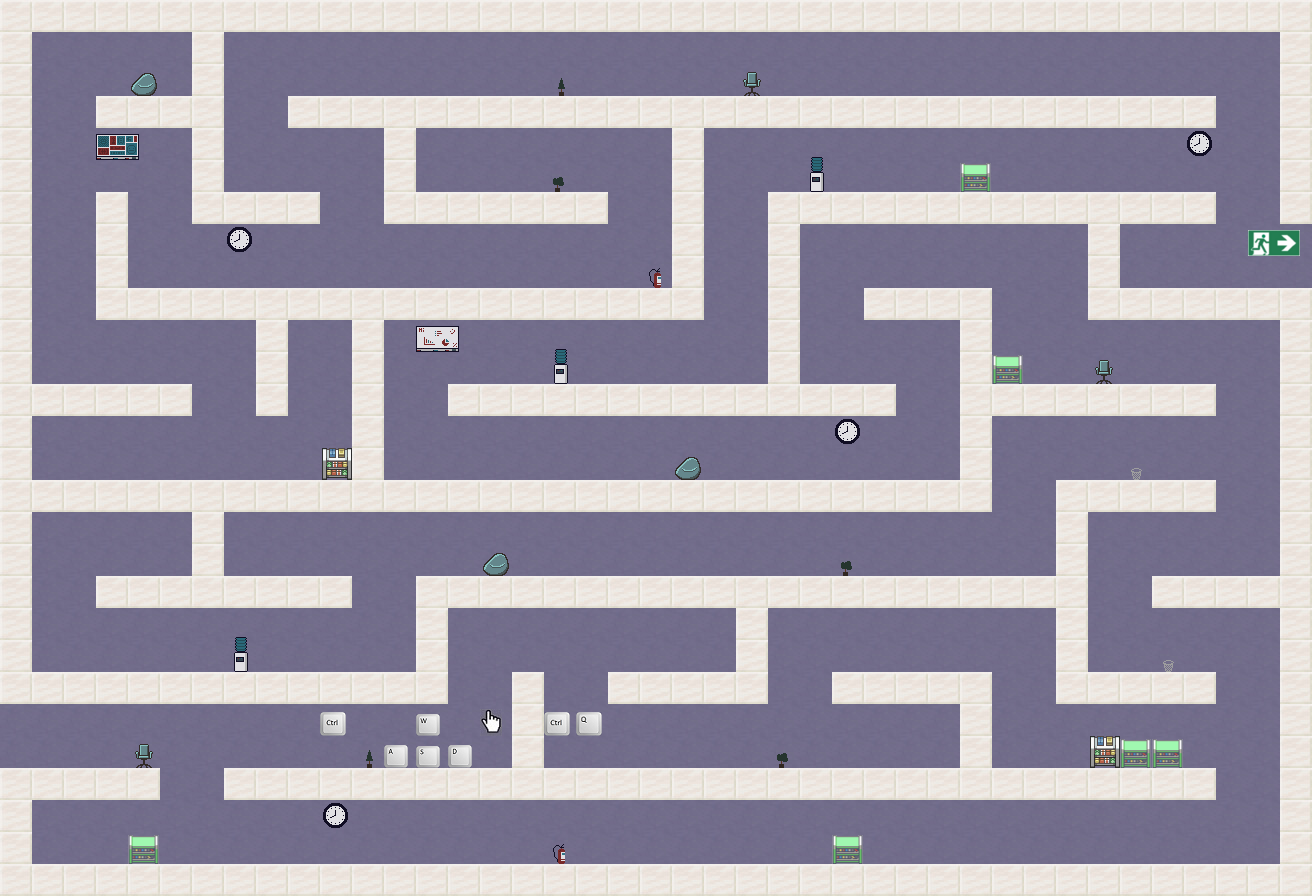

A level layout from a 2D game, rendered from its tile map. Below: a short description, then the map file with its tile-grid data intact:
An orthogonal 41x28 tile map with 32x32 px tiles, 2 tile layers (Слой тайлов 1, Слой тайлов 2).

<map version="1.10" tiledversion="1.10.2" orientation="orthogonal" renderorder="right-down" width="41" height="28" tilewidth="32" tileheight="32" infinite="0" nextlayerid="4" nextobjectid="1">
 <tileset firstgid="1" source="декор.tsx" />
 <layer id="1" name="Слой тайлов 1" width="41" height="28">
  <data encoding="csv">
18,18,18,18,18,18,18,18,18,18,18,18,18,18,18,18,18,18,18,18,18,18,18,18,18,18,18,18,18,18,18,18,18,18,18,18,18,18,18,18,18,
18,19,19,19,19,19,18,19,19,19,19,19,19,19,19,19,19,19,19,19,19,19,19,19,19,19,19,19,19,19,19,19,19,19,19,19,19,19,19,19,18,
18,19,19,19,19,19,18,19,19,19,19,19,19,19,19,19,19,19,19,19,19,19,19,19,19,19,19,19,19,19,19,19,19,19,19,19,19,19,19,19,18,
18,19,19,18,18,18,18,19,19,18,18,18,18,18,18,18,18,18,18,18,18,18,18,18,18,18,18,18,18,18,18,18,18,18,18,18,18,18,19,19,18,
18,19,19,19,19,19,18,19,19,19,19,19,18,19,19,19,19,19,19,19,19,18,19,19,19,19,19,19,19,19,19,19,19,19,19,19,19,19,19,19,18,
18,19,19,19,19,19,18,19,19,19,19,19,18,19,19,19,19,19,19,19,19,18,19,19,19,19,19,19,19,19,19,19,19,19,19,19,19,19,19,19,18,
18,19,19,18,19,19,18,18,18,18,19,19,18,18,18,18,18,18,18,19,19,18,19,19,18,18,18,18,18,18,18,18,18,18,18,18,18,18,19,19,18,
18,19,19,18,19,19,19,19,19,19,19,19,19,19,19,19,19,19,19,19,19,18,19,19,18,19,19,19,19,19,19,19,19,19,18,19,19,19,19,19,19,
18,19,19,18,19,19,19,19,19,19,19,19,19,19,19,19,19,19,19,19,19,18,19,19,18,19,19,19,19,19,19,19,19,19,18,19,19,19,19,19,19,
18,19,19,18,18,18,18,18,18,18,18,18,18,18,18,18,18,18,18,18,18,18,19,19,18,19,19,18,18,18,18,19,19,19,18,18,18,18,18,18,18,
18,19,19,19,19,19,19,19,18,19,19,18,19,19,19,19,19,19,19,19,19,19,19,19,18,19,19,19,19,19,18,19,19,19,19,19,19,19,19,19,18,
18,19,19,19,19,19,19,19,18,19,19,18,19,19,19,19,19,19,19,19,19,19,19,19,18,19,19,19,19,19,18,19,19,19,19,19,19,19,19,19,18,
18,18,18,18,18,18,19,19,18,19,19,18,19,19,18,18,18,18,18,18,18,18,18,18,18,18,18,18,19,19,18,18,18,18,18,18,18,18,19,19,18,
18,19,19,19,19,19,19,19,19,19,19,18,19,19,19,19,19,19,19,19,19,19,19,19,19,19,19,19,19,19,18,19,19,19,19,19,19,19,19,19,18,
18,19,19,19,19,19,19,19,19,19,19,18,19,19,19,19,19,19,19,19,19,19,19,19,19,19,19,19,19,19,18,19,19,19,19,19,19,19,19,19,18,
18,18,18,18,18,18,18,18,18,18,18,18,18,18,18,18,18,18,18,18,18,18,18,18,18,18,18,18,18,18,18,19,19,18,18,18,18,18,19,19,18,
18,19,19,19,19,19,18,19,19,19,19,19,19,19,19,19,19,19,19,19,19,19,19,19,19,19,19,19,19,19,19,19,19,18,19,19,19,19,19,19,18,
18,19,19,19,19,19,18,19,19,19,19,19,19,19,19,19,19,19,19,19,19,19,19,19,19,19,19,19,19,19,19,19,19,18,19,19,19,19,19,19,18,
18,19,19,18,18,18,18,18,18,18,18,19,19,18,18,18,18,18,18,18,18,18,18,18,18,18,18,18,18,18,18,18,18,18,19,19,18,18,18,18,18,
18,19,19,19,19,19,19,19,19,19,19,19,19,18,19,19,19,19,19,19,19,19,19,18,19,19,19,19,19,19,19,19,19,18,19,19,19,19,19,19,18,
18,19,19,19,19,19,19,19,19,19,19,19,19,18,19,19,19,19,19,19,19,19,19,18,19,19,19,19,19,19,19,19,19,18,19,19,19,19,19,19,18,
18,18,18,18,18,18,18,18,18,18,18,18,18,18,19,19,18,19,19,18,18,18,18,18,19,19,18,18,18,18,18,19,19,18,18,18,18,18,19,19,18,
19,19,19,19,19,19,19,19,19,19,19,19,19,19,19,19,18,19,19,19,19,19,19,19,19,19,19,19,19,19,18,19,19,19,19,19,19,19,19,19,18,
19,19,19,19,19,19,19,19,19,19,19,19,19,19,19,19,18,19,19,19,19,19,19,19,19,19,19,19,19,19,18,19,19,19,19,19,19,19,19,19,18,
18,18,18,18,18,19,19,18,18,18,18,18,18,18,18,18,18,18,18,18,18,18,18,18,18,18,18,18,18,18,18,18,18,18,18,18,18,18,19,19,18,
18,19,19,19,19,19,19,19,19,19,19,19,19,19,19,19,19,19,19,19,19,19,19,19,19,19,19,19,19,19,19,19,19,19,19,19,19,19,19,19,18,
18,19,19,19,19,19,19,19,19,19,19,19,19,19,19,19,19,19,19,19,19,19,19,19,19,19,19,19,19,19,19,19,19,19,19,19,19,19,19,19,18,
18,18,18,18,18,18,18,18,18,18,18,18,18,18,18,18,18,18,18,18,18,18,18,18,18,18,18,18,18,18,18,18,18,18,18,18,18,18,18,18,18
</data>
 </layer>
 <layer id="2" name="Слой тайлов 2" width="41" height="28">
  <data encoding="csv">
0,0,0,0,0,0,0,0,0,0,0,0,0,0,0,0,0,0,0,0,0,0,0,0,0,0,0,0,0,0,0,0,0,0,0,0,0,0,0,0,0,
0,0,0,0,0,0,0,0,0,0,0,0,0,0,0,0,0,0,0,0,0,0,0,0,0,0,0,0,0,0,0,0,0,0,0,0,0,0,0,0,0,
0,0,0,0,10,0,0,0,0,0,0,0,0,0,0,0,0,2,0,0,0,0,0,11,0,0,0,0,0,0,0,0,0,0,0,0,0,0,0,0,0,
0,0,0,0,0,0,0,0,0,0,0,0,0,0,0,0,0,0,0,0,0,0,0,0,0,0,0,0,0,0,0,0,0,0,0,0,0,0,0,0,0,
0,0,0,5,0,0,0,0,0,0,0,0,0,0,0,0,0,0,0,0,0,0,0,0,0,0,0,0,0,0,0,0,0,0,0,0,0,8,0,0,0,
0,0,0,0,0,0,0,0,0,0,0,0,0,0,0,0,0,3,0,0,0,0,0,0,0,9,0,0,0,0,16,0,0,0,0,0,0,0,0,0,0,
0,0,0,0,0,0,0,0,0,0,0,0,0,0,0,0,0,0,0,0,0,0,0,0,0,0,0,0,0,0,0,0,0,0,0,0,0,0,0,0,0,
0,0,0,0,0,0,0,8,0,0,0,0,0,0,0,0,0,0,0,0,0,0,0,0,0,0,0,0,0,0,0,0,0,0,0,0,0,0,0,30,0,
0,0,0,0,0,0,0,0,0,0,0,0,0,0,0,0,0,0,0,0,1,0,0,0,0,0,0,0,0,0,0,0,0,0,0,0,0,0,0,0,0,
0,0,0,0,0,0,0,0,0,0,0,0,0,0,0,0,0,0,0,0,0,0,0,0,0,0,0,0,0,0,0,0,0,0,0,0,0,0,0,0,0,
0,0,0,0,0,0,0,0,0,0,0,0,0,6,0,0,0,0,0,0,0,0,0,0,0,0,0,0,0,0,0,0,0,0,0,0,0,0,0,0,0,
0,0,0,0,0,0,0,0,0,0,0,0,0,0,0,0,0,9,0,0,0,0,0,0,0,0,0,0,0,0,0,16,0,0,11,0,0,0,0,0,0,
0,0,0,0,0,0,0,0,0,0,0,0,0,0,0,0,0,0,0,0,0,0,0,0,0,0,0,0,0,0,0,0,0,0,0,0,0,0,0,0,0,
0,0,0,0,0,0,0,0,0,0,0,0,0,0,0,0,0,0,0,0,0,0,0,0,0,0,8,0,0,0,0,0,0,0,0,0,0,0,0,0,0,
0,0,0,0,0,0,0,0,0,0,17,0,0,0,0,0,0,0,0,0,0,10,0,0,0,0,0,0,0,0,0,0,0,0,0,12,0,0,0,0,0,
0,0,0,0,0,0,0,0,0,0,0,0,0,0,0,0,0,0,0,0,0,0,0,0,0,0,0,0,0,0,0,0,0,0,0,0,0,0,0,0,0,
0,0,0,0,0,0,0,0,0,0,0,0,0,0,0,0,0,0,0,0,0,0,0,0,0,0,0,0,0,0,0,0,0,0,0,0,0,0,0,0,0,
0,0,0,0,0,0,0,0,0,0,0,0,0,0,0,10,0,0,0,0,0,0,0,0,0,0,3,0,0,0,0,0,0,0,0,0,0,0,0,0,0,
0,0,0,0,0,0,0,0,0,0,0,0,0,0,0,0,0,0,0,0,0,0,0,0,0,0,0,0,0,0,0,0,0,0,0,0,0,0,0,0,0,
0,0,0,0,0,0,0,0,0,0,0,0,0,0,0,0,0,0,0,0,0,0,0,0,0,0,0,0,0,0,0,0,0,0,0,0,0,0,0,0,0,
0,0,0,0,0,0,0,9,0,0,0,0,0,0,0,0,0,0,0,0,0,0,0,0,0,0,0,0,0,0,0,0,0,0,0,0,12,0,0,0,0,
0,0,0,0,0,0,0,0,0,0,0,0,0,0,0,0,0,0,0,0,0,0,0,0,0,0,0,0,0,0,0,0,0,0,0,0,0,0,0,0,0,
0,0,0,0,0,0,0,0,0,0,36,0,0,32,0,39,0,36,37,0,0,0,0,0,0,0,0,0,0,0,0,0,0,0,0,0,0,0,0,0,0,
0,0,0,0,11,0,0,0,0,0,0,2,31,33,34,0,0,0,0,0,0,0,0,0,3,0,0,0,0,0,0,0,0,0,17,16,16,0,0,0,0,
0,0,0,0,0,0,0,0,0,0,0,0,0,0,0,0,0,0,0,0,0,0,0,0,0,0,0,0,0,0,0,0,0,0,0,0,0,0,0,0,0,
0,0,0,0,0,0,0,0,0,0,8,0,0,0,0,0,0,0,0,0,0,0,0,0,0,0,0,0,0,0,0,0,0,0,0,0,0,0,0,0,0,
0,0,0,0,16,0,0,0,0,0,0,0,0,0,0,0,0,1,0,0,0,0,0,0,0,0,16,0,0,0,0,0,0,0,0,0,0,0,0,0,0,
0,0,0,0,0,0,0,0,0,0,0,0,0,0,0,0,0,0,0,0,0,0,0,0,0,0,0,0,0,0,0,0,0,0,0,0,0,0,0,0,0
</data>
 </layer>
</map>
